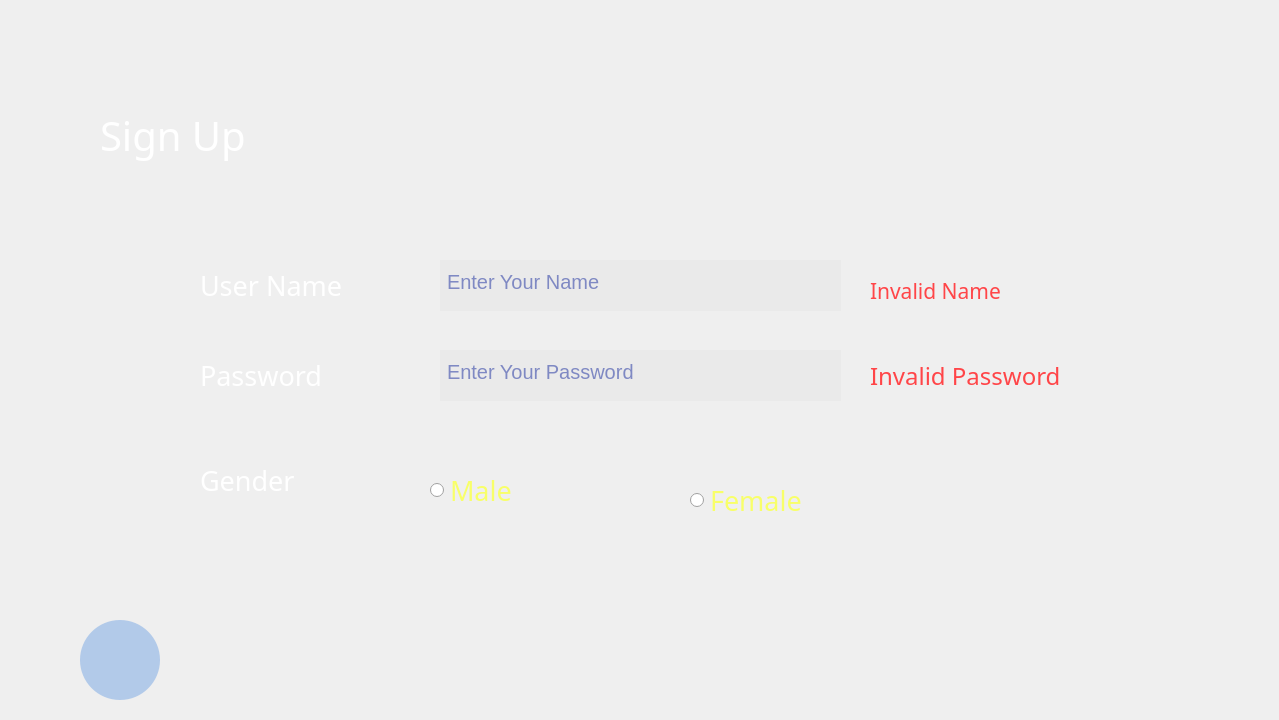
<?xml version="1.0" encoding="UTF-8"?>
<ui version="4.0">
 <class>Form</class>
 <widget class="QWidget" name="Form">
  <property name="geometry">
   <rect>
    <x>0</x>
    <y>0</y>
    <width>1279</width>
    <height>720</height>
   </rect>
  </property>
  <property name="font">
   <font>
    <pointsize>15</pointsize>
   </font>
  </property>
  <property name="windowTitle">
   <string>Form</string>
  </property>
  <property name="styleSheet">
   <string notr="true"/>
  </property>
  <widget class="QLabel" name="userNameLbl">
   <property name="geometry">
    <rect>
     <x>200</x>
     <y>260</y>
     <width>191</width>
     <height>51</height>
    </rect>
   </property>
   <property name="font">
    <font>
     <family>OCR A Extended</family>
     <pointsize>20</pointsize>
    </font>
   </property>
   <property name="styleSheet">
    <string notr="true">color: white;
background opacity: 0.0;</string>
   </property>
   <property name="text">
    <string>User Name</string>
   </property>
   <property name="scaledContents">
    <bool>false</bool>
   </property>
   <property name="margin">
    <number>5</number>
   </property>
  </widget>
  <widget class="QLabel" name="signUpLbl">
   <property name="geometry">
    <rect>
     <x>100</x>
     <y>110</y>
     <width>211</width>
     <height>51</height>
    </rect>
   </property>
   <property name="font">
    <font>
     <family>OCR A Extended</family>
     <pointsize>30</pointsize>
    </font>
   </property>
   <property name="styleSheet">
    <string notr="true">color: white;</string>
   </property>
   <property name="text">
    <string>Sign Up</string>
   </property>
   <property name="scaledContents">
    <bool>false</bool>
   </property>
  </widget>
  <widget class="QLabel" name="passwordLbl">
   <property name="geometry">
    <rect>
     <x>200</x>
     <y>350</y>
     <width>181</width>
     <height>51</height>
    </rect>
   </property>
   <property name="font">
    <font>
     <family>OCR A Extended</family>
     <pointsize>20</pointsize>
    </font>
   </property>
   <property name="styleSheet">
    <string notr="true">color: white;</string>
   </property>
   <property name="text">
    <string>Password</string>
   </property>
   <property name="scaledContents">
    <bool>false</bool>
   </property>
   <property name="margin">
    <number>5</number>
   </property>
  </widget>
  <widget class="QLineEdit" name="userNameTxtBox">
   <property name="geometry">
    <rect>
     <x>440</x>
     <y>260</y>
     <width>401</width>
     <height>51</height>
    </rect>
   </property>
   <property name="styleSheet">
    <string notr="true">background-color: rgba(230, 230, 230,0.6) ;
border: 5px solid rgba(0,0,0,0) ;
bordar-bottom-color:rgba(46,82,101,200) ;
color: #14279B ;
padding-bottom:7px ;

</string>
   </property>
   <property name="text">
    <string/>
   </property>
   <property name="placeholderText">
    <string>Enter Your Name</string>
   </property>
  </widget>
  <widget class="QLabel" name="label_4">
   <property name="geometry">
    <rect>
     <x>0</x>
     <y>0</y>
     <width>2591</width>
     <height>1081</height>
    </rect>
   </property>
   <property name="maximumSize">
    <size>
     <width>16777215</width>
     <height>16777215</height>
    </size>
   </property>
   <property name="font">
    <font>
     <family>OCR A Extended</family>
     <pointsize>10</pointsize>
    </font>
   </property>
   <property name="focusPolicy">
    <enum>Qt::NoFocus</enum>
   </property>
   <property name="layoutDirection">
    <enum>Qt::LeftToRight</enum>
   </property>
   <property name="styleSheet">
    <string notr="true">background-image:url(C:/Users/EMAN MOHAMED/Desktop/Sign in/signUp.jpeg);
background-repeat: no-repeat;
background-size: contain, cover;</string>
   </property>
   <property name="text">
    <string/>
   </property>
   <property name="textFormat">
    <enum>Qt::AutoText</enum>
   </property>
   <property name="scaledContents">
    <bool>true</bool>
   </property>
  </widget>
  <widget class="QLineEdit" name="passwordTxtBox">
   <property name="geometry">
    <rect>
     <x>440</x>
     <y>350</y>
     <width>401</width>
     <height>51</height>
    </rect>
   </property>
   <property name="styleSheet">
    <string notr="true">background-color: rgba(230, 230, 230,0.6) ;
border: 5px solid rgba(0,0,0,0) ;
bordar-bottom-color:rgba(46,82,101,200) ;
color: #14279B ;
padding-bottom:7px ;</string>
   </property>
   <property name="echoMode">
    <enum>QLineEdit::Password</enum>
   </property>
   <property name="placeholderText">
    <string>Enter Your Password</string>
   </property>
  </widget>
  <widget class="QPushButton" name="pushButton">
   <property name="geometry">
    <rect>
     <x>80</x>
     <y>620</y>
     <width>80</width>
     <height>80</height>
    </rect>
   </property>
   <property name="cursor">
    <cursorShape>PointingHandCursor</cursorShape>
   </property>
   <property name="styleSheet">
    <string notr="true">QPushButton{
background-color:rgba(152,186,231,0.7);
border:none;
border-radius: 40px;
}
QPushButton:hover{
background-color:rgb(152,186,231)
}


</string>
   </property>
   <property name="text">
    <string/>
   </property>
   <property name="icon">
    <iconset>
     <normaloff>icons8-space-shuttle-50.png</normaloff>icons8-space-shuttle-50.png</iconset>
   </property>
   <property name="iconSize">
    <size>
     <width>50</width>
     <height>50</height>
    </size>
   </property>
   <property name="autoDefault">
    <bool>false</bool>
   </property>
   <property name="flat">
    <bool>false</bool>
   </property>
  </widget>
  <widget class="QPushButton" name="showPasswordBtn">
   <property name="geometry">
    <rect>
     <x>790</x>
     <y>350</y>
     <width>51</width>
     <height>51</height>
    </rect>
   </property>
   <property name="styleSheet">
    <string notr="true">background-color:transparent;
background:none;
border:none;</string>
   </property>
   <property name="text">
    <string/>
   </property>
   <property name="icon">
    <iconset>
     <normaloff>eye.png</normaloff>eye.png</iconset>
   </property>
   <property name="iconSize">
    <size>
     <width>80</width>
     <height>80</height>
    </size>
   </property>
  </widget>
  <widget class="QLabel" name="genderLbl">
   <property name="geometry">
    <rect>
     <x>200</x>
     <y>440</y>
     <width>161</width>
     <height>81</height>
    </rect>
   </property>
   <property name="font">
    <font>
     <family>OCR A Extended</family>
     <pointsize>20</pointsize>
    </font>
   </property>
   <property name="styleSheet">
    <string notr="true">QLabel{
color:white;
}</string>
   </property>
   <property name="text">
    <string>Gender</string>
   </property>
  </widget>
  <widget class="QRadioButton" name="maleRdBtn">
   <property name="geometry">
    <rect>
     <x>430</x>
     <y>470</y>
     <width>121</width>
     <height>41</height>
    </rect>
   </property>
   <property name="font">
    <font>
     <family>OCR A Extended</family>
     <pointsize>20</pointsize>
    </font>
   </property>
   <property name="styleSheet">
    <string notr="true">QRadioButton{
color:rgb(248, 255, 105);

}
</string>
   </property>
   <property name="text">
    <string>Male</string>
   </property>
  </widget>
  <widget class="QRadioButton" name="femaleRdBtn">
   <property name="geometry">
    <rect>
     <x>690</x>
     <y>480</y>
     <width>151</width>
     <height>41</height>
    </rect>
   </property>
   <property name="font">
    <font>
     <family>OCR A Extended</family>
     <pointsize>20</pointsize>
    </font>
   </property>
   <property name="styleSheet">
    <string notr="true">color:rgb(248, 255, 105);</string>
   </property>
   <property name="text">
    <string>Female</string>
   </property>
  </widget>
  <widget class="QLabel" name="invalidNameLbl">
   <property name="geometry">
    <rect>
     <x>870</x>
     <y>270</y>
     <width>221</width>
     <height>41</height>
    </rect>
   </property>
   <property name="font">
    <font>
     <family>OCR A Extended</family>
     <pointsize>16</pointsize>
    </font>
   </property>
   <property name="styleSheet">
    <string notr="true">QLabel{
color:rgb(255,69,72);
}</string>
   </property>
   <property name="text">
    <string>Invalid Name</string>
   </property>
  </widget>
  <widget class="QLabel" name="changePasswordLbl">
   <property name="geometry">
    <rect>
     <x>870</x>
     <y>360</y>
     <width>301</width>
     <height>31</height>
    </rect>
   </property>
   <property name="font">
    <font>
     <family>OCR A Extended</family>
     <pointsize>18</pointsize>
    </font>
   </property>
   <property name="styleSheet">
    <string notr="true">QLabel{
color:rgb(255,69,72);
}</string>
   </property>
   <property name="text">
    <string>Invalid Password</string>
   </property>
  </widget>
  <zorder>label_4</zorder>
  <zorder>userNameLbl</zorder>
  <zorder>signUpLbl</zorder>
  <zorder>passwordLbl</zorder>
  <zorder>userNameTxtBox</zorder>
  <zorder>passwordTxtBox</zorder>
  <zorder>pushButton</zorder>
  <zorder>showPasswordBtn</zorder>
  <zorder>genderLbl</zorder>
  <zorder>maleRdBtn</zorder>
  <zorder>femaleRdBtn</zorder>
  <zorder>invalidNameLbl</zorder>
  <zorder>changePasswordLbl</zorder>
 </widget>
 <resources>
  <include location="../t.qrc"/>
 </resources>
 <connections/>
</ui>
